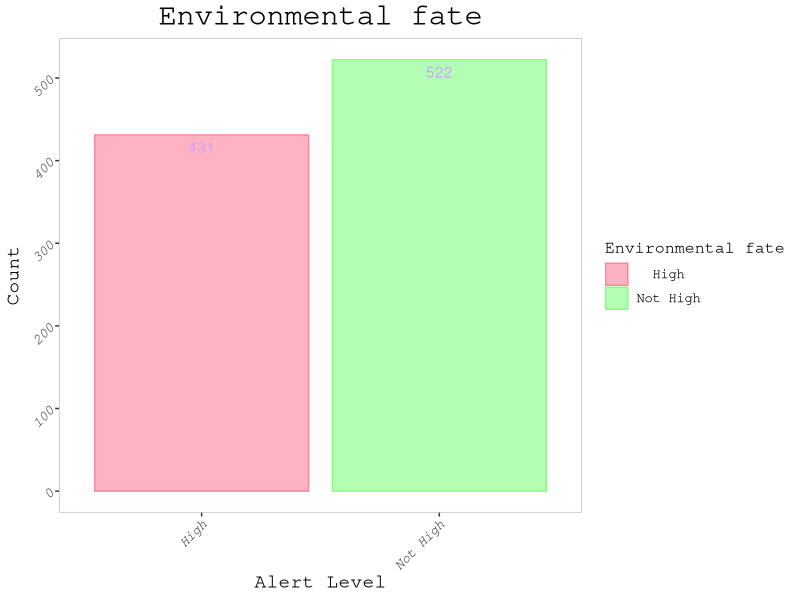
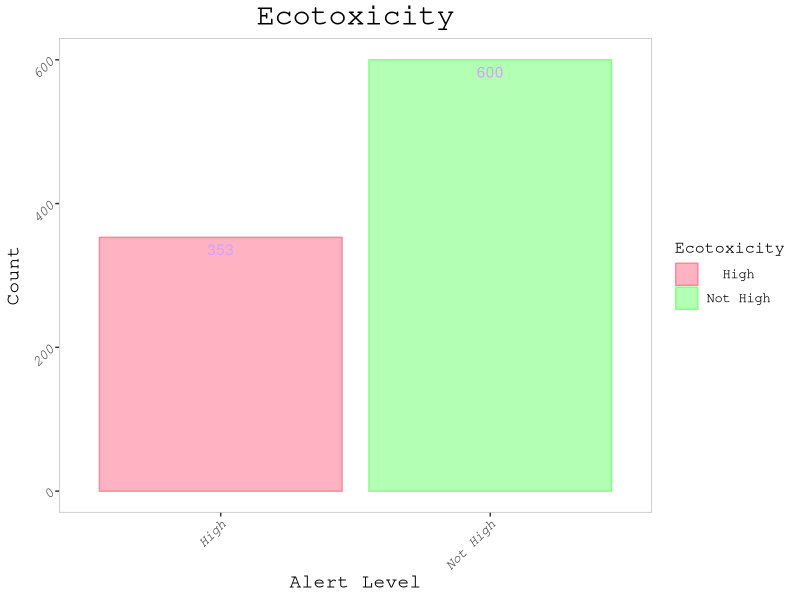
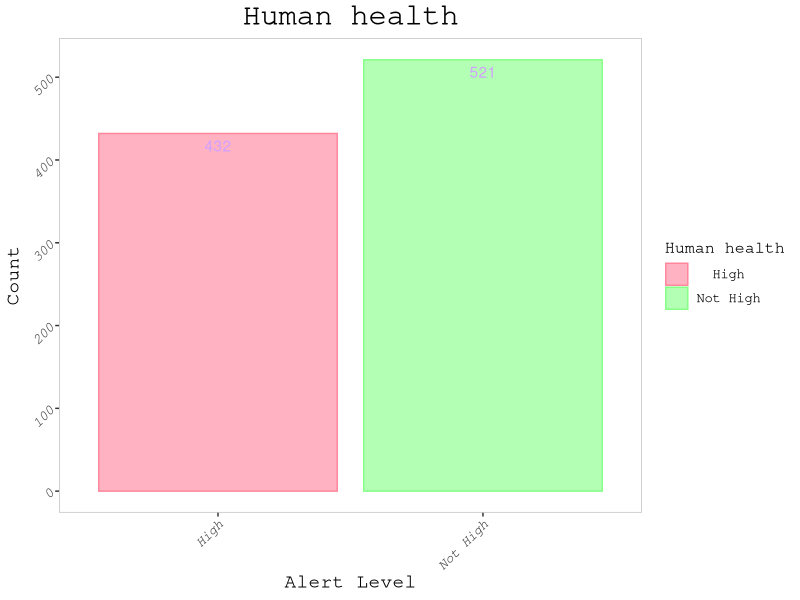
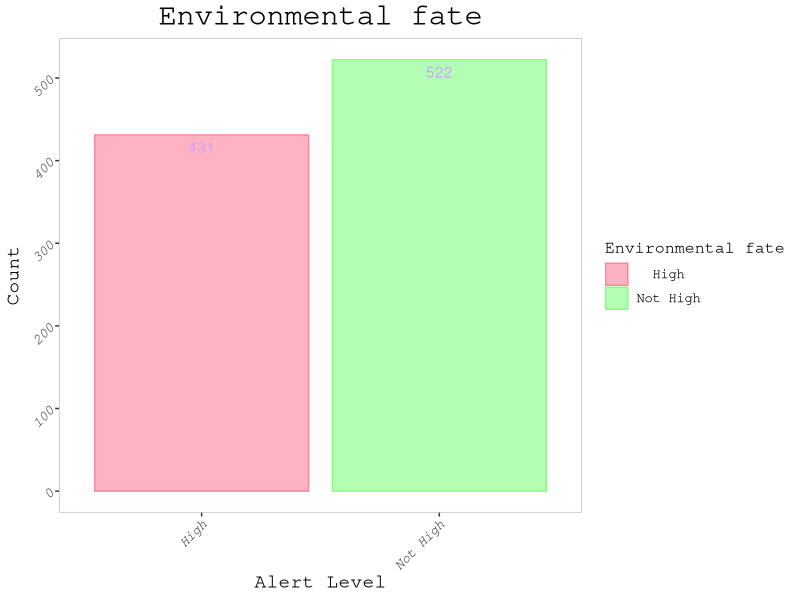
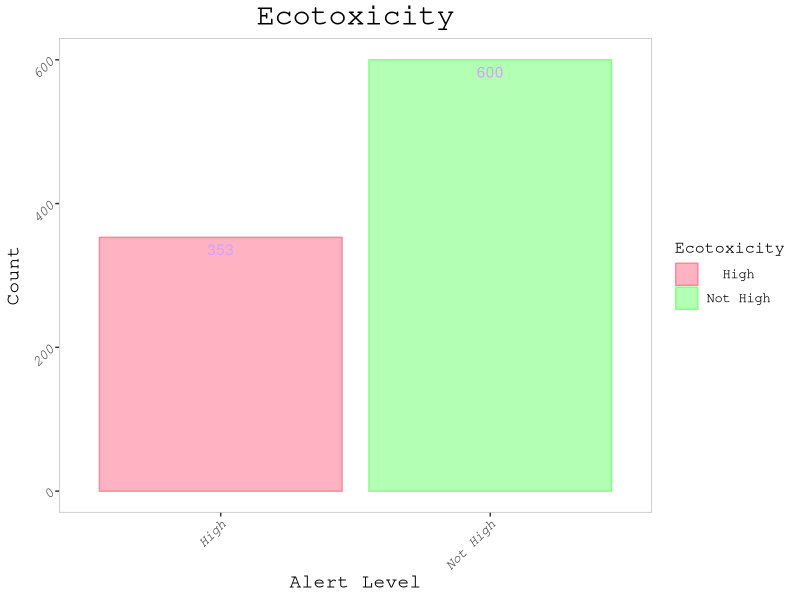
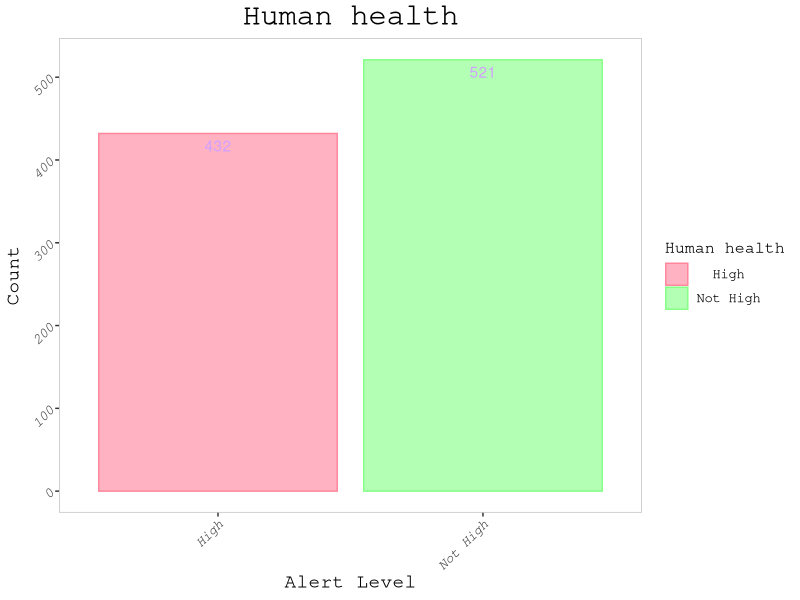

These figures' R source, in order:
#将moderate和low改为not high
library(ggplot2)
data <- read.csv("QSAR/table/data2_MDs.csv", header = T, row.names = 1, check.names = F, sep = ",")
data <- replace(data, data == "Moderate" | data == "Low", "Not High")

data$`Environmental fate`=as.factor(data$`Environmental fate`)
data$Ecotoxicity=as.factor(data$Ecotoxicity)
data$`Human health`=as.factor(data$`Human health`)

#存储数据:合并moderate和low之后
write.csv(data, file = "QSAR/table/data3_MDs_modified.csv", row.names = TRUE)

#随后绘制直方图
color1<-c("High"="#FF869D", "Not High"="#86FF86")
color2<-c("High"="#FFB3C2", "Not High"="#B3FFB3")

#environmental fate
ggplot(data, aes(x = `Environmental fate`,
                 fill = `Environmental fate`, 
                 color=`Environmental fate`)) +
  geom_bar(stat="count") +
  geom_text(stat="count", aes(label= after_stat(count)),vjust = 1.5,color="#D2A0FF") +#显示频数
  labs(x = "Alert Level", y = "Count") +
  xlim("High","Not High")+
  ggtitle("Environmental fate")+
  scale_fill_manual(values = color2)+
  scale_color_manual(values = color1)+
  theme(text = element_text(family = "mono", size=14),
        plot.title = element_text(size = 22,hjust = 0.5),#title 大小,居中
        axis.title.x = element_text(size = 14),#x轴标题
        axis.title.y = element_text(size = 14),
        axis.text.x = element_text(face = "italic", angle = 45, hjust = 1,size = 10),#横坐标
        axis.text.y = element_text(face = "italic", angle = 45, hjust = 1,size = 10),
        legend.text = element_text(size = 10,hjust = 0.5),#legend字体大小,居中
        legend.title = element_text(size = 12), #设置legend标签字体大小
        panel.background = element_blank(), 
        panel.grid.major = element_blank(), 
        panel.grid.minor = element_blank(),
        panel.border = element_rect(color = "grey", fill = NA))#保留边框
ggsave("QSAR/pic/Ef_modified.png",width=10, height=7,dpi=300)




#Ecotocixity
ggplot(data, aes(x = Ecotoxicity,
                 fill = Ecotoxicity, 
                 color=Ecotoxicity)) +
  geom_bar( stat="count") +
  geom_text(stat="count", aes(label= after_stat(count)),vjust = 1.5,color="#D2A0FF") +#显示频数
  labs(x = "Alert Level", y = "Count") +
  xlim("High","Not High")+
  ggtitle("Ecotoxicity")+
  scale_fill_manual(values = color2)+
  scale_color_manual(values = color1)+
  theme(text = element_text(family = "mono", size=14),
        plot.title = element_text(size = 22,hjust = 0.5),#title 大小,居中
        axis.title.x = element_text(size = 14),#x轴标题
        axis.title.y = element_text(size = 14),
        axis.text.x = element_text(face = "italic", angle = 45, hjust = 1,size = 10),#横坐标
        axis.text.y = element_text(face = "italic", angle = 45, hjust = 1,size = 10),
        legend.text = element_text(size = 10,hjust = 0.5),#legend字体大小,居中
        legend.title = element_text(size = 12), #设置legend标签字体大小
        panel.background = element_blank(), 
        panel.grid.major = element_blank(), 
        panel.grid.minor = element_blank(),
        panel.border = element_rect(color = "grey", fill = NA))#保留边框
ggsave("QSAR/pic/Ecotoxicity_modified.png",width=10, height=7,dpi=300)




#human health
ggplot(data, aes(x = `Human health`,
                 fill = `Human health`, 
                 color= `Human health`)) +
  geom_bar( stat="count") +
  geom_text(stat="count", aes(label= after_stat(count)),vjust = 1.5,color="#D2A0FF") +#显示频数
  labs(x = "Alert Level", y = "Count") +
  xlim("High","Not High")+
  ggtitle("Human health")+
  scale_fill_manual(values = color2)+
  scale_color_manual(values = color1)+
  theme(text = element_text(family = "mono", size=14),
        plot.title = element_text(size = 22,hjust = 0.5),#title 大小,居中
        axis.title.x = element_text(size = 14),#x轴标题
        axis.title.y = element_text(size = 14),
        axis.text.x = element_text(face = "italic", angle = 45, hjust = 1,size = 10),#横坐标
        axis.text.y = element_text(face = "italic", angle = 45, hjust = 1,size = 10),
        legend.text = element_text(size = 10,hjust = 0.5),#legend字体大小,居中
        legend.title = element_text(size = 12), #设置legend标签字体大小
        panel.background = element_blank(), 
        panel.grid.major = element_blank(), 
        panel.grid.minor = element_blank(),
        panel.border = element_rect(color = "grey", fill = NA))#保留边框
ggsave("QSAR/pic/HH_modified.png",width=10, height=7,dpi=300)






















